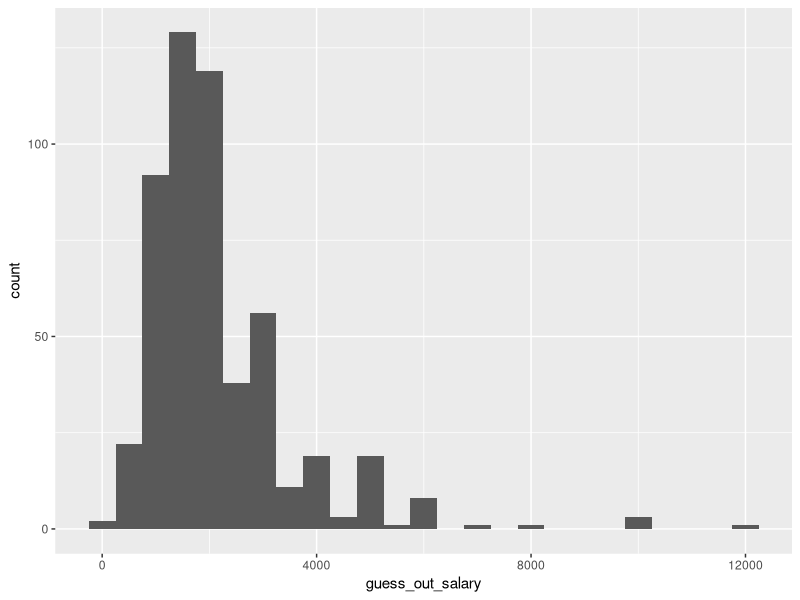

The R script that drew this image: (Note: this script raises an error after producing the figure.)

# Setup -------------------------------------------------------------------

library(tidyverse)
library(readxl)

# setwd('')   # unnecessary to set working directory if you opened `HIP.Rproj`

# hip <- read_excel('data/weekdayend_all.xlsx')   # 295 obs. of 381 variables

hip <- read_excel('data/weekdayend_all2.xlsx')   # 525 obs. of 382 variables


# OA (morning) ------------------------------------------------------------

OA <- c('guess_out_salary',
        'guess_out_hour',
        'guess_out_day',
        'guess_out_extra',
        'guess_out_night',
        'guess_out_transp',
        'guess_out_lunch',
        'guess_out_attend')

OA_ms <- c('minimal_salary_a',
           'minimal_salary_b',
           'minimal_salary_c',
           'minimal_salary_d',
           'minimal_salary_e',
           'minimal_salary_f',
           'minimal_salary_g',
           'minimal_salary_h',
           'minimal_salary_i',
           'minimal_salary_j',
           'minimal_salary_k',
           'minimal_salary_l',
           'minimal_salary_m',
           'minimal_salary_n',
           'minimal_salary_o')

## Initial cleaning -------------------------------------------------------

### All but `minimal_salary_*` --------------------------------------------

hip_OA <- hip %>%
  select(all_of(OA)) %>%
  mutate(across(OA[1:5], as.integer)) %>%
  mutate(across(OA[6:8], as.factor)) %>%
  mutate(across(OA[6:8], ~recode(.,
                                 `0` = 'Likely',
                                 `1` = 'Somewhat likely',
                                 `2` = 'Somewhat unlikely',
                                 `3` = 'Very unlikely')))

### `minimal_salary_*` ----------------------------------------------------

hip_OA_ms <- hip %>%
  select(all_of(OA_ms))

# replace each `1` in `minimal_salary_*` with its corresponding value
# e.g. each `1` in `minimal_salary_a` becomes `600`
# and replace each `0` with `NA` of type double
for (i in 1:15) {
  hip_OA_ms <- hip_OA_ms %>%
    mutate(!!sym(OA_ms[i]) := recode(!!sym(OA_ms[i]),
                                     `0` = NA_real_,
                                     `1` = (i + 5) * 100))
}

# create new variable `minimal_salary`
# that is the minimum value across all `minimal_salary_*` columns
hip_OA_ms <- hip_OA_ms %>%
  rowwise() %>%
  mutate(minimal_salary = min(across(all_of(OA_ms)), na.rm = TRUE))

## Figures ----------------------------------------------------------------

ggplot(data = hip_OA) +
  geom_histogram(aes(x = guess_out_salary), binwidth = 500) +
  ggsave('figures/outside_options/OA1.png')

ggplot(data = hip_OA) +
  geom_histogram(aes(x = guess_out_hour), binwidth = 1) +
  ggsave('figures/outside_options/OA2.png')

ggplot(data = hip_OA) +
  geom_histogram(aes(x = guess_out_day), binwidth = 1) +
  ggsave('figures/outside_options/OA3.png')

ggplot(data = hip_OA) +
  geom_histogram(aes(x = guess_out_extra), binwidth = 1) +
  ggsave('figures/outside_options/OA4.png')

ggplot(data = hip_OA) +
  geom_histogram(aes(x = guess_out_night), binwidth = 1) +
  ggsave('figures/outside_options/OA4b.png')

ggplot(data = hip_OA) +
  geom_bar(aes(x = guess_out_transp)) +
  ggsave('figures/outside_options/OA5.png')

ggplot(data = hip_OA) +
  geom_bar(aes(x = guess_out_lunch)) +
  ggsave('figures/outside_options/OA6.png')

ggplot(data = hip_OA) +
  geom_bar(aes(x = guess_out_attend)) +
  ggsave('figures/outside_options/OA7.png')

# constructed variable
ggplot(data = hip_OA_ms) +
  geom_histogram(aes(x = minimal_salary), binwidth = 100) +
  ggsave('figures/outside_options/OA8.png')


# OB (morning) ------------------------------------------------------------

OB <- c('guess_out_salary_1y',
        'guess_out_salary_1y_com',
        'guess_out_promote',
        'guess_out_salary_super',
        'guess_out_promote_com')

## Initial cleaning -------------------------------------------------------

hip_OB <- hip %>%
  select(all_of(OB)) %>%
  mutate(across(OB[c(1, 3, 4)], as.integer)) %>%
  mutate(across(OB[c(2, 5)], as.factor)) %>%
  mutate(across(OB[c(2, 5)], ~recode(.,
                                     `0` = 'No',
                                     `1` = 'Yes',
                                     `100` = 'Not sure')))

### Trim outliers ---------------------------------------------------------

hip_OB <- hip_OB %>%
  mutate(guess_out_promote = replace(guess_out_promote,
                                     which(guess_out_promote > 100L),
                                     NA))

## Figures ----------------------------------------------------------------

ggplot(data = hip_OB) +
  geom_histogram(aes(x = guess_out_salary_1y), binwidth = 500) +
  ggsave('figures/outside_options/OB2.png')

ggplot(data = hip_OB) +
  geom_bar(aes(x = guess_out_salary_1y_com)) +
  ggsave('figures/outside_options/OB2c.png')

ggplot(data = hip_OB) +
  geom_histogram(aes(x = guess_out_promote), binwidth = 10) +
  ggsave('figures/outside_options/OB3.png')

ggplot(data = hip_OB) +
  geom_histogram(aes(x = guess_out_salary_super), binwidth = 500) +
  ggsave('figures/outside_options/OB4.png')

ggplot(data = hip_OB) +
  geom_bar(aes(x = guess_out_promote_com)) +
  ggsave('figures/outside_options/OB4c.png')


# OC (morning) ------------------------------------------------------------

OC <- c('jobaspect_first',
        'jobaspect_first_other',
        'jobaspect_second',
        'jobaspect_second_other',
        'jobaspect_third',
        'jobaspect_third_other')

## Initial cleaning -------------------------------------------------------

hip_OC <- hip %>%
  select(all_of(OC)) %>%
  mutate(across(OC[c(1, 3, 5)], as.factor)) %>%
  mutate(across(OC[c(1, 3, 5)], ~recode(.,
                                        `10` = 'Salary as an entry-level worker in the first month',
                                        `11` = 'Salary as an entry-level worker after 6 months',
                                        `12` = 'Chance of promotion to a higher level after 6 months',
                                        `13` = 'Salary in the higher level',
                                        `2` = 'Provide good work benefit',
                                        `3` = 'Reasonable work hours',
                                        `4` = 'The task is interesting',
                                        `5` = 'Skill development',
                                        `6` = 'Good management'#, `100` = 'Others'
                                        ))) %>%
  mutate(across(OC[c(1, 3, 5)], ~fct_relevel(.,
                                             'Salary as an entry-level worker in the first month',
                                             'Salary as an entry-level worker after 6 months',
                                             'Chance of promotion to a higher level after 6 months',
                                             'Salary in the higher level',
                                             'Provide good work benefit',
                                             'Reasonable work hours',
                                             'The task is interesting',
                                             'Skill development',
                                             'Good management'#, 'Others'
                                             ))) %>%
  mutate(across(OC[c(2, 4, 6)], as.character))

## Figures ----------------------------------------------------------------

ggplot(data = hip_OC) +
  geom_bar(aes(x = jobaspect_first)) +
  scale_x_discrete(guide = guide_axis(n.dodge = 3)) +
  ggsave('figures/outside_options/OC1i.png')

ggplot(data = hip_OC) +
  geom_bar(aes(x = jobaspect_second)) +
  scale_x_discrete(guide = guide_axis(n.dodge = 3)) +
  ggsave('figures/outside_options/OC1ii.png')

ggplot(data = hip_OC) +
  geom_bar(aes(x = jobaspect_third)) +
  scale_x_discrete(guide = guide_axis(n.dodge = 3)) +
  ggsave('figures/outside_options/OC1iii.png')








